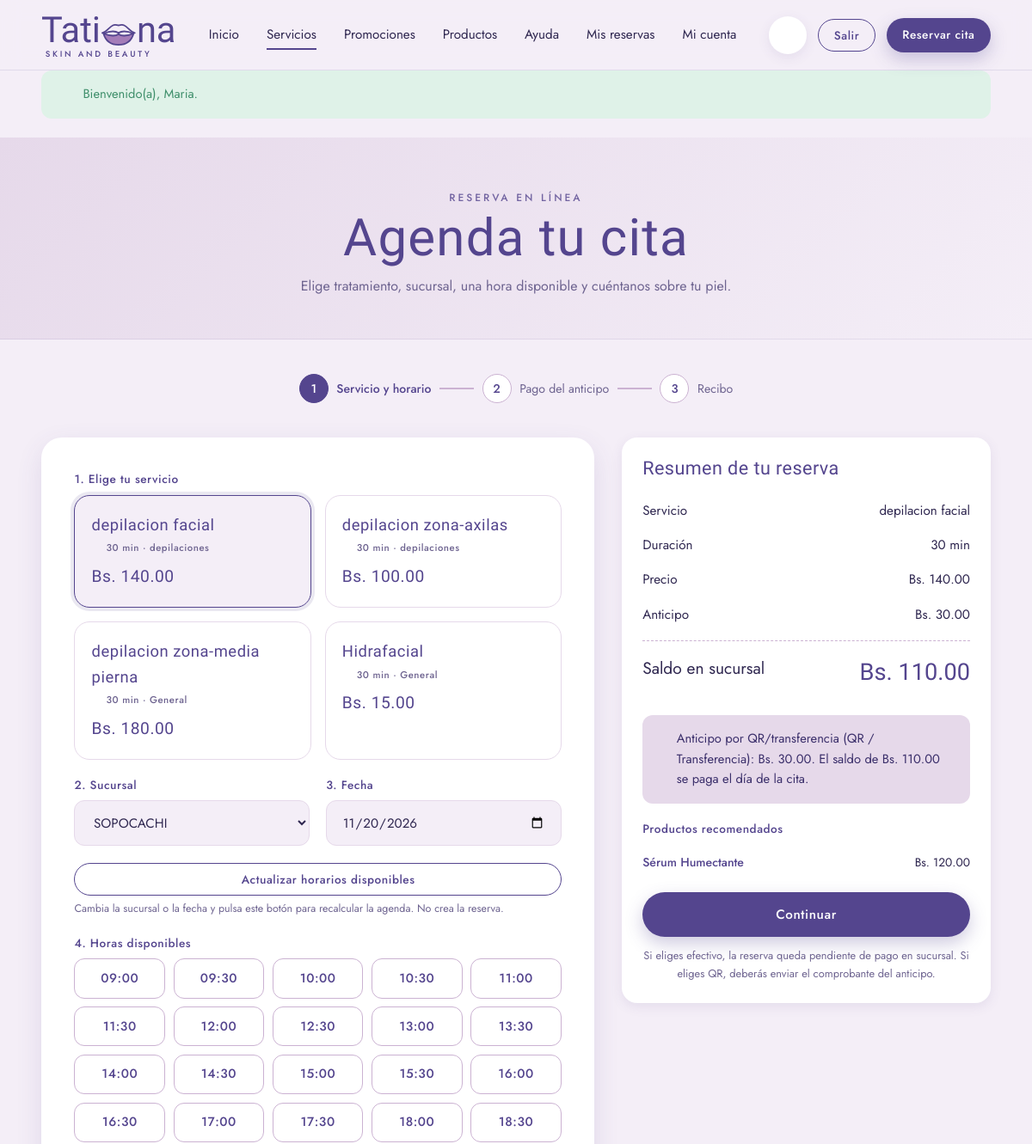
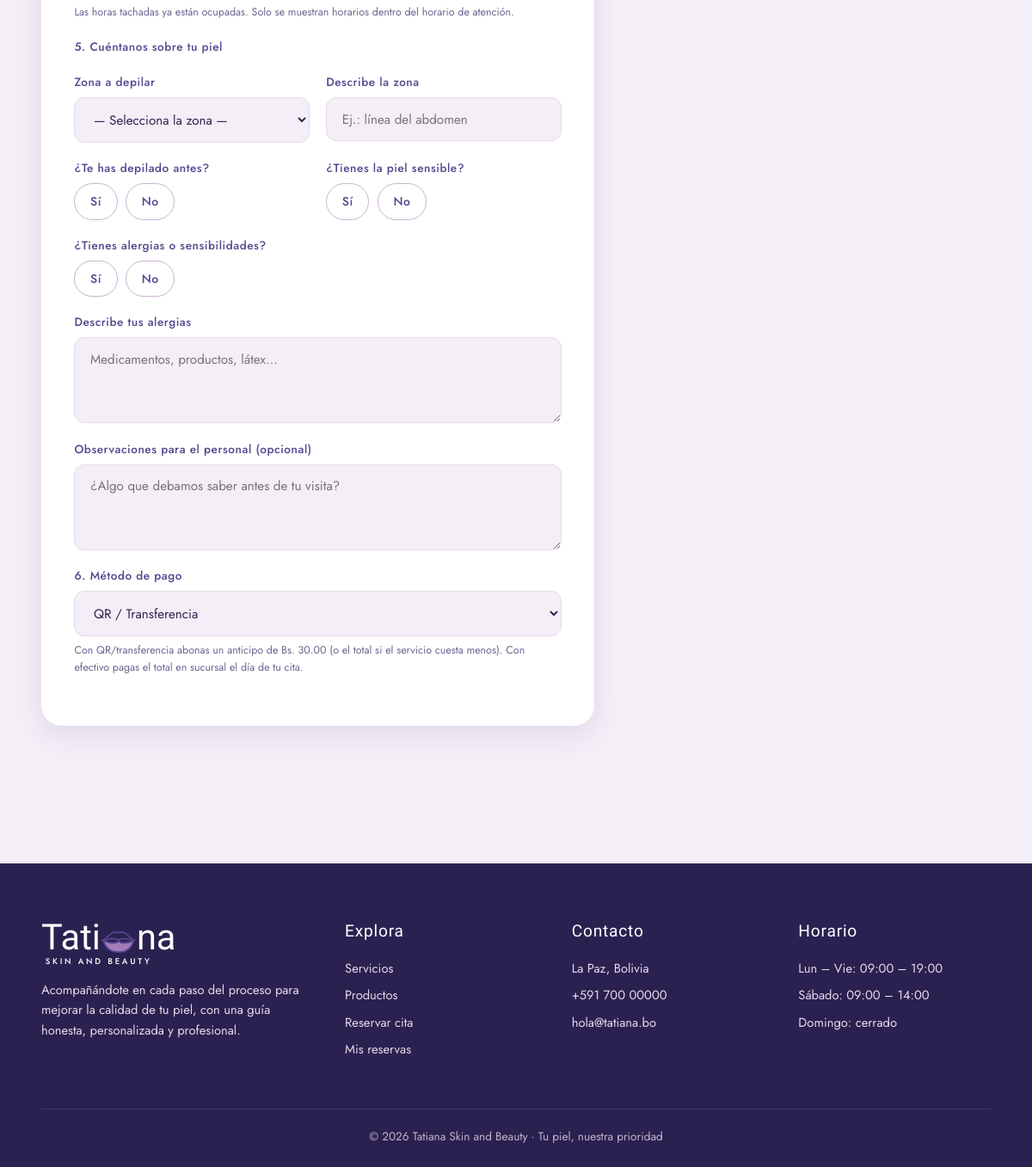
/index.php?v=reserva_nueva&sucursal=SUC01 (signed in), run on the app's committed database (2 pictures, top to bottom).
### tables this page shows
CREATE TABLE `servicio` (
  `id_servicio` varchar(10) NOT NULL,
  `nombre` varchar(80) DEFAULT NULL,
  `descripcion` varchar(200) DEFAULT NULL,
  `precio` decimal(10,2) DEFAULT NULL,
  `duracion_minutos` int(11) DEFAULT NULL,
  `id_categoriaS` varchar(10) DEFAULT NULL
);

CREATE TABLE `categoria_servicio` (
  `id_categoriaS` varchar(10) NOT NULL,
  `nombre_cservicio` varchar(100) DEFAULT NULL
);

CREATE TABLE `producto` (
  `id_producto` varchar(10) NOT NULL,
  `nombre_producto` varchar(80) DEFAULT NULL,
  `descripcion` varchar(200) DEFAULT NULL,
  `precio` decimal(10,2) DEFAULT NULL,
  `cantidad` int(11) DEFAULT NULL,
  `imagen_url` varchar(200) DEFAULT NULL,
  `id_categoria` varchar(10) DEFAULT NULL
);

### app/views/reserva/nueva.php (the view, shortened to what the rows shown need)
<?php
require __DIR__ . '/../layout/header.php';
?>
<div class="page-head">
    <div class="container">
        <h1>Agenda tu cita</h1>
    </div>
</div>
<section class="section" style="padding-top:2.5rem">
    <div class="container">
        <?php if (!$servicios): ?>
            <div class="empty">
                <?= icon('leaf', 40) ?>
                <p>Aún no hay servicios publicados. Vuelve pronto o contáctanos para agendar manualmente.</p>
                <a class="btn btn-outline" href="<?= ruta('home') ?>">Volver al inicio</a>
            </div>
        <?php else: ?>
        <form method="post" action="<?= ruta('reserva_nueva') ?>" class="book-layout" id="form-reserva">
            <div class="form-card">
                <div class="field">
                    <div class="option-cards">
                        <?php foreach ($servicios as $s): ?>
                        <label class="opt">
                            <div class="box">
                                <h4><?= e($s['nombre']) ?></h4>
                                <small><?= icon('clock', 13) ?> <?= (int)$s['duracion_minutos'] ?> min · <?= e($s['categoria'] ?? 'General') ?></small>
                                <div class="p"><?= bs($s['precio']) ?></div>
                            </div>
                        </label>
                        <?php endforeach; ?>
                    </div>
                </div>
            </div>
        </form>
        <?php foreach ($productosPorServicio as $sid => $prods): ?>
            <template id="prod-servicio-<?= e($sid) ?>">
                <?php if ($prods): ?>
                    <span class="label" style="display:block;margin-bottom:.5rem">Productos recomendados</span>
                    <?php foreach ($prods as $p): ?>
                        <div class="summary-row" style="font-size:.86rem">
                            <a class="link" href="<?= ruta('producto', ['id' => $p['id']]) ?>"><?= e($p['nombre']) ?></a>
                            <span><?= bs($p['precio']) ?></span>
                        </div>
                    <?php endforeach; ?>
                <?php endif; ?>
            </template>
        <?php endforeach; ?>
        <?php endif; ?>
    </div>
</section>
<?php require __DIR__ . '/../layout/footer.php'; ?>

### app/views/layout/helpers.php (shortened to what the rows shown need)
<?php
function e($texto): string
{
    return htmlspecialchars((string)$texto, ENT_QUOTES, 'UTF-8');
}
function ruta(string $vista, array $params = []): string
{
    $url = BASE_URL . '/index.php?v=' . urlencode($vista);
    foreach ($params as $k => $val) {
        $url .= '&' . urlencode((string)$k) . '=' . urlencode((string)$val);
    }
    return $url;
}
function bs($monto): string
{
    return 'Bs. ' . number_format((float)$monto, 2);
}
function icon(string $n, int $s = 22): string
{
    $d = $p[$n] ?? $p['sparkle'];
    return '<svg width="' . $s . '" height="' . $s . '" viewBox="0 0 24 24" fill="none" stroke="currentColor" stroke-width="1.6" stroke-linecap="round" stroke-linejoin="round" aria-hidden="true">' . $d . '</svg>';
}

### data on the page
servicio: nombre "depilacion facial", $s 13 (drawn), duracion_minutos "30", id_categoriaS.nombre_cservicio "depilaciones", precio "Bs. 140.00"
servicio: nombre "depilacion zona-axilas", $s 13 (drawn), duracion_minutos "30", id_categoriaS.nombre_cservicio "depilaciones", precio "Bs. 100.00"
servicio: nombre "depilacion zona-media pierna", $s 13 (drawn), duracion_minutos "30", categoria "General", precio "Bs. 180.00"
servicio: nombre "Hidrafacial", $s 13 (drawn), duracion_minutos "30", categoria "General", precio "Bs. 15.00"
producto: nombre_producto "Sérum Humectante", precio "Bs. 120.00"

### other printed values
$m "Bienvenido(a), Maria."
$n "1"
$nombre "Servicio y horario"
$n "2"
$nombre "Pago del anticipo"
$n "3"
$nombre "Recibo"
$h['hora'] "09:00"
$h['hora'] "09:30"
$h['hora'] "10:00"
$h['hora'] "10:30"
$h['hora'] "11:00"
$h['hora'] "11:30"
$h['hora'] "12:00"
$h['hora'] "12:30"
